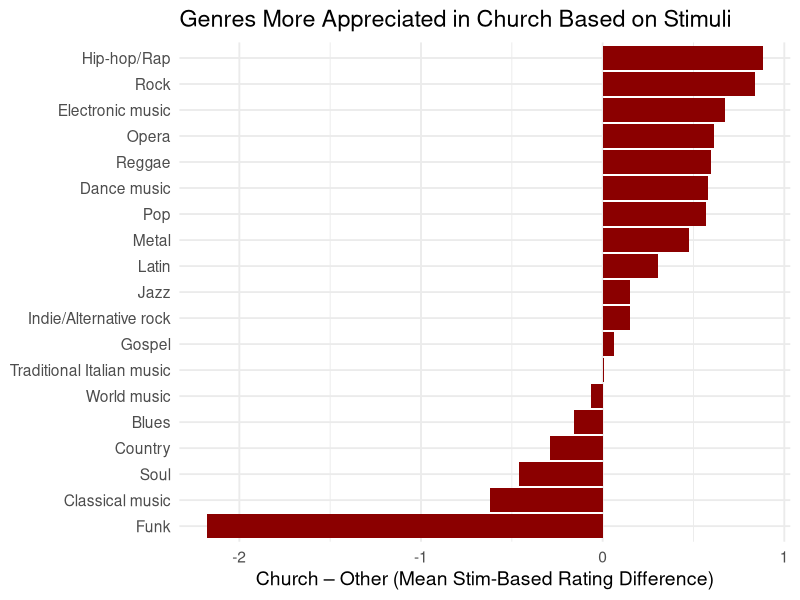

R code for this plot:
library(tidyverse)

# Charger les données
df <- read.csv("full_questionnaire_data.csv")

# Identifiants des colonnes
stim_vars <- paste0("stim_", 1:80)
stim_genre_labels <- c(7, 6, 19, 7, 17, 3, 19, 12, 2, 12, 18, 19, 15, 8, 19, 19,
                       7, 9, 12, 13, 17, 19, 10, 19, 12, 14, 14, 19, 1, 4, 18, 3,
                       7, 3, 19, 19, 11, 7, 12, 18, 19, 16, 3, 5, 7, 13, 19, 19,
                       4, 18, 12, 7, 18, 9, 9, 18, 12, 16, 17, 7, 8, 3, 7, 11,
                       14, 1, 12, 15, 16, 12, 17, 15, 3, 9, 3, 5, 19, 19, 11, 7)

genre_labels <- c(
  "Classical music", "Opera", "Jazz", "Blues", "Reggae", "Funk", "Pop", "Gospel", "Rock", "Soul",
  "Metal", "Electronic music", "Hip-hop/Rap", "Indie/Alternative rock",
  "Dance music", "Latin", "Country", "Traditional Italian music", "World music"
)

# Nettoyage : retirer les lignes incomplètes
df <- df %>% filter(rowSums(is.na(select(., all_of(stim_vars)))) == 0)

# Créer une colonne "Church_vs_Other"
df$MusicGroup <- ifelse(df$MusicPlaces == "Chiesa", "Church", "Other")

# Créer une matrice des préférences par genre à partir des stims
genre_from_stims <- matrix(NA, nrow = nrow(df), ncol = 19)
for (g in 1:19) {
  stim_indices <- which(stim_genre_labels == g)
  if (length(stim_indices) > 1) {
    genre_from_stims[, g] <- rowMeans(df[, stim_vars[stim_indices]], na.rm = TRUE)
  } else {
    genre_from_stims[, g] <- df[, stim_vars[stim_indices]]
  }
}

# Ajouter à df
colnames(genre_from_stims) <- paste0("Gstim_", 1:19)
df <- bind_cols(df, as.data.frame(genre_from_stims))

# Calculer les moyennes Church vs Other
means_by_group <- df %>%
  group_by(MusicGroup) %>%
  summarise(across(starts_with("Gstim_"), mean, na.rm = TRUE), .groups = "drop")

# Différences
diff_means <- as.numeric(means_by_group[means_by_group$MusicGroup == "Church", -1] -
                           means_by_group[means_by_group$MusicGroup == "Other", -1])

# Dataframe pour plot
diff_df <- data.frame(
  Genre = genre_labels,
  Difference = diff_means
)

# Plot
ggplot(diff_df, aes(x = reorder(Genre, Difference), y = Difference)) +
  geom_col(fill = "darkred") +
  coord_flip() +
  theme_minimal(base_size = 14) +
  labs(x = NULL, y = "Church – Other (Mean Stim-Based Rating Difference)",
       title = "Genres More Appreciated in Church Based on Stimuli") +
  theme(axis.title.y = element_blank())
